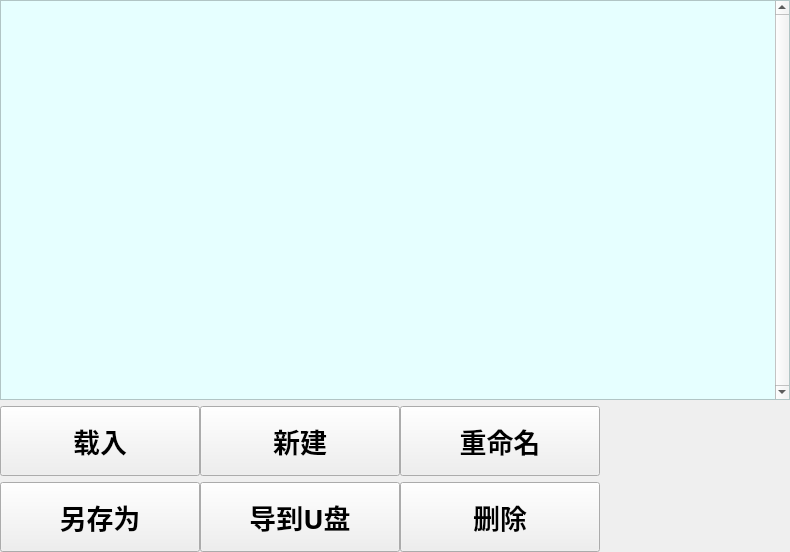
     <widget class="QWidget" name="TabProgram">
      <attribute name="icon">
       <iconset resource="xPad.qrc">
        <normaloff>:/img/widget/TabHeader.png</normaloff>:/img/widget/TabHeader.png</iconset>
      </attribute>
      <attribute name="title">
       <string>程序目录</string>
      </attribute>
      <layout class="QGridLayout" name="gridLayout">
       <property name="horizontalSpacing">
        <number>0</number>
       </property>
       <property name="margin">
        <number>0</number>
       </property>
       <item row="0" column="0">
        <widget class="QTableView" name="pgmView">
         <property name="sizePolicy">
          <sizepolicy hsizetype="Expanding" vsizetype="Expanding">
           <horstretch>0</horstretch>
           <verstretch>0</verstretch>
          </sizepolicy>
         </property>
         <property name="minimumSize">
          <size>
           <width>790</width>
           <height>400</height>
          </size>
         </property>
         <property name="maximumSize">
          <size>
           <width>790</width>
           <height>751</height>
          </size>
         </property>
         <property name="font">
          <font>
           <family>微软雅黑</family>
           <pointsize>20</pointsize>
           <weight>50</weight>
           <italic>false</italic>
           <bold>false</bold>
          </font>
         </property>
         <property name="focusPolicy">
          <enum>Qt::NoFocus</enum>
         </property>
         <property name="styleSheet">
          <string notr="true">QTableView
{
	selection-background-color: rgb(64, 168, 255);
	background-color: rgb(230, 255, 255);
	alternate-background-color: rgb(199, 255, 255);
	gridline-color: rgb(168, 180, 168);
}
</string>
         </property>
         <property name="frameShadow">
          <enum>QFrame::Plain</enum>
         </property>
         <property name="verticalScrollBarPolicy">
          <enum>Qt::ScrollBarAlwaysOn</enum>
         </property>
         <property name="horizontalScrollBarPolicy">
          <enum>Qt::ScrollBarAlwaysOff</enum>
         </property>
         <property name="autoScroll">
          <bool>false</bool>
         </property>
         <property name="autoScrollMargin">
          <number>20</number>
         </property>
         <property name="editTriggers">
          <set>QAbstractItemView::NoEditTriggers</set>
         </property>
         <property name="tabKeyNavigation">
          <bool>false</bool>
         </property>
         <property name="showDropIndicator" stdset="0">
          <bool>false</bool>
         </property>
         <property name="dragDropOverwriteMode">
          <bool>false</bool>
         </property>
         <property name="alternatingRowColors">
          <bool>true</bool>
         </property>
         <property name="selectionMode">
          <enum>QAbstractItemView::SingleSelection</enum>
         </property>
         <property name="selectionBehavior">
          <enum>QAbstractItemView::SelectRows</enum>
         </property>
         <property name="iconSize">
          <size>
           <width>32</width>
           <height>32</height>
          </size>
         </property>
         <property name="sortingEnabled">
          <bool>true</bool>
         </property>
         <property name="wordWrap">
          <bool>false</bool>
         </property>
         <attribute name="horizontalHeaderDefaultSectionSize">
          <number>0</number>
         </attribute>
         <attribute name="horizontalHeaderHighlightSections">
          <bool>false</bool>
         </attribute>
         <attribute name="horizontalHeaderMinimumSectionSize">
          <number>40</number>
         </attribute>
         <attribute name="verticalHeaderVisible">
          <bool>false</bool>
         </attribute>
         <attribute name="verticalHeaderDefaultSectionSize">
          <number>50</number>
         </attribute>
         <attribute name="verticalHeaderMinimumSectionSize">
          <number>50</number>
         </attribute>
        </widget>
       </item>
       <item row="1" column="0">
        <layout class="QHBoxLayout" name="horizontalLayout">
         <item>
          <widget class="xPushButton" name="BtnPgmLoad">
           <property name="sizePolicy">
            <sizepolicy hsizetype="Fixed" vsizetype="Fixed">
             <horstretch>0</horstretch>
             <verstretch>0</verstretch>
            </sizepolicy>
           </property>
           <property name="minimumSize">
            <size>
             <width>200</width>
             <height>70</height>
            </size>
           </property>
           <property name="maximumSize">
            <size>
             <width>16777215</width>
             <height>70</height>
            </size>
           </property>
           <property name="font">
            <font>
             <family>微软雅黑</family>
             <pointsize>20</pointsize>
             <weight>75</weight>
             <italic>false</italic>
             <bold>false</bold>
            </font>
           </property>
           <property name="focusPolicy">
            <enum>Qt::NoFocus</enum>
           </property>
           <property name="text">
            <string>载入</string>
           </property>
           <property name="icon">
            <iconset resource="xPad.qrc">
             <normaloff>:/img/32X32/FileLoad.png</normaloff>:/img/32X32/FileLoad.png</iconset>
           </property>
           <property name="iconSize">
            <size>
             <width>32</width>
             <height>32</height>
            </size>
           </property>
          </widget>
         </item>
         <item>
          <widget class="xPushButton" name="BtnPgmNew">
           <property name="sizePolicy">
            <sizepolicy hsizetype="Fixed" vsizetype="Fixed">
             <horstretch>0</horstretch>
             <verstretch>0</verstretch>
            </sizepolicy>
           </property>
           <property name="minimumSize">
            <size>
             <width>200</width>
             <height>70</height>
            </size>
           </property>
           <property name="maximumSize">
            <size>
             <width>16777215</width>
             <height>70</height>
            </size>
           </property>
           <property name="font">
            <font>
             <family>微软雅黑</family>
             <pointsize>20</pointsize>
             <weight>75</weight>
             <italic>false</italic>
             <bold>false</bold>
            </font>
           </property>
           <property name="focusPolicy">
            <enum>Qt::NoFocus</enum>
           </property>
           <property name="text">
            <string>新建</string>
           </property>
           <property name="icon">
            <iconset resource="xPad.qrc">
             <normaloff>:/img/32X32/FileNew.png</normaloff>:/img/32X32/FileNew.png</iconset>
           </property>
           <property name="iconSize">
            <size>
             <width>32</width>
             <height>32</height>
            </size>
           </property>
          </widget>
         </item>
         <item>
          <widget class="xPushButton" name="BtnPgmRename">
           <property name="sizePolicy">
            <sizepolicy hsizetype="Fixed" vsizetype="Fixed">
             <horstretch>0</horstretch>
             <verstretch>0</verstretch>
            </sizepolicy>
           </property>
           <property name="minimumSize">
            <size>
             <width>200</width>
             <height>70</height>
            </size>
           </property>
           <property name="maximumSize">
            <size>
             <width>16777215</width>
             <height>70</height>
            </size>
           </property>
           <property name="font">
            <font>
             <family>微软雅黑</family>
             <pointsize>20</pointsize>
             <weight>75</weight>
             <italic>false</italic>
             <bold>false</bold>
            </font>
           </property>
           <property name="focusPolicy">
            <enum>Qt::NoFocus</enum>
           </property>
           <property name="text">
            <string>重命名</string>
           </property>
           <property name="icon">
            <iconset resource="xPad.qrc">
             <normaloff>:/img/32X32/FileRename.png</normaloff>:/img/32X32/FileRename.png</iconset>
           </property>
           <property name="iconSize">
            <size>
             <width>32</width>
             <height>32</height>
            </size>
           </property>
          </widget>
         </item>
         <item>
          <spacer name="horizontalSpacer_3">
           <property name="orientation">
            <enum>Qt::Horizontal</enum>
           </property>
           <property name="sizeHint" stdset="0">
            <size>
             <width>40</width>
             <height>20</height>
            </size>
           </property>
          </spacer>
         </item>
        </layout>
       </item>
       <item row="2" column="0">
        <layout class="QHBoxLayout" name="horizontalLayout_2">
         <item>
          <widget class="xPushButton" name="BtnPgmCopyAs">
           <property name="sizePolicy">
            <sizepolicy hsizetype="Fixed" vsizetype="Fixed">
             <horstretch>0</horstretch>
             <verstretch>0</verstretch>
            </sizepolicy>
           </property>
           <property name="minimumSize">
            <size>
             <width>200</width>
             <height>70</height>
            </size>
           </property>
           <property name="maximumSize">
            <size>
             <width>16777215</width>
             <height>70</height>
            </size>
           </property>
           <property name="font">
            <font>
             <family>微软雅黑</family>
             <pointsize>20</pointsize>
             <weight>75</weight>
             <italic>false</italic>
             <bold>false</bold>
            </font>
           </property>
           <property name="focusPolicy">
            <enum>Qt::NoFocus</enum>
           </property>
           <property name="text">
            <string>另存为</string>
           </property>
           <property name="icon">
            <iconset resource="xPad.qrc">
             <normaloff>:/img/32X32/FileCopy.png</normaloff>:/img/32X32/FileCopy.png</iconset>
           </property>
           <property name="iconSize">
            <size>
             <width>32</width>
             <height>32</height>
            </size>
           </property>
          </widget>
         </item>
         <item>
          <widget class="xPushButton" name="BtnPgmExport">
           <property name="sizePolicy">
            <sizepolicy hsizetype="Fixed" vsizetype="Fixed">
             <horstretch>0</horstretch>
             <verstretch>0</verstretch>
            </sizepolicy>
           </property>
           <property name="minimumSize">
            <size>
             <width>200</width>
             <height>70</height>
            </size>
           </property>
           <property name="maximumSize">
            <size>
             <width>16777215</width>
             <height>70</height>
            </size>
           </property>
           <property name="font">
            <font>
             <family>微软雅黑</family>
             <pointsize>20</pointsize>
             <weight>75</weight>
             <italic>false</italic>
             <bold>false</bold>
            </font>
           </property>
           <property name="focusPolicy">
            <enum>Qt::NoFocus</enum>
           </property>
           <property name="text">
            <string>导到U盘</string>
           </property>
           <property name="icon">
            <iconset resource="xPad.qrc">
             <normaloff>:/img/32X32/Export.png</normaloff>:/img/32X32/Export.png</iconset>
           </property>
           <property name="iconSize">
            <size>
             <width>32</width>
             <height>32</height>
            </size>
           </property>
          </widget>
         </item>
         <item>
          <widget class="xPushButton" name="BtnPgmDelete">
           <property name="sizePolicy">
            <sizepolicy hsizetype="Fixed" vsizetype="Fixed">
             <horstretch>0</horstretch>
             <verstretch>0</verstretch>
            </sizepolicy>
           </property>
           <property name="minimumSize">
            <size>
             <width>200</width>
             <height>70</height>
            </size>
           </property>
           <property name="maximumSize">
            <size>
             <width>16777215</width>
             <height>70</height>
            </size>
           </property>
           <property name="font">
            <font>
             <family>微软雅黑</family>
             <pointsize>20</pointsize>
             <weight>75</weight>
             <italic>false</italic>
             <bold>false</bold>
            </font>
           </property>
           <property name="focusPolicy">
            <enum>Qt::NoFocus</enum>
           </property>
           <property name="text">
            <string>删除</string>
           </property>
           <property name="icon">
            <iconset resource="xPad.qrc">
             <normaloff>:/img/32X32/FileDelete.png</normaloff>:/img/32X32/FileDelete.png</iconset>
           </property>
           <property name="iconSize">
            <size>
             <width>32</width>
             <height>32</height>
            </size>
           </property>
          </widget>
         </item>
         <item>
          <spacer name="horizontalSpacer_4">
           <property name="orientation">
            <enum>Qt::Horizontal</enum>
           </property>
           <property name="sizeHint" stdset="0">
            <size>
             <width>40</width>
             <height>20</height>
            </size>
           </property>
          </spacer>
         </item>
        </layout>
       </item>
      </layout>
     </widget>
